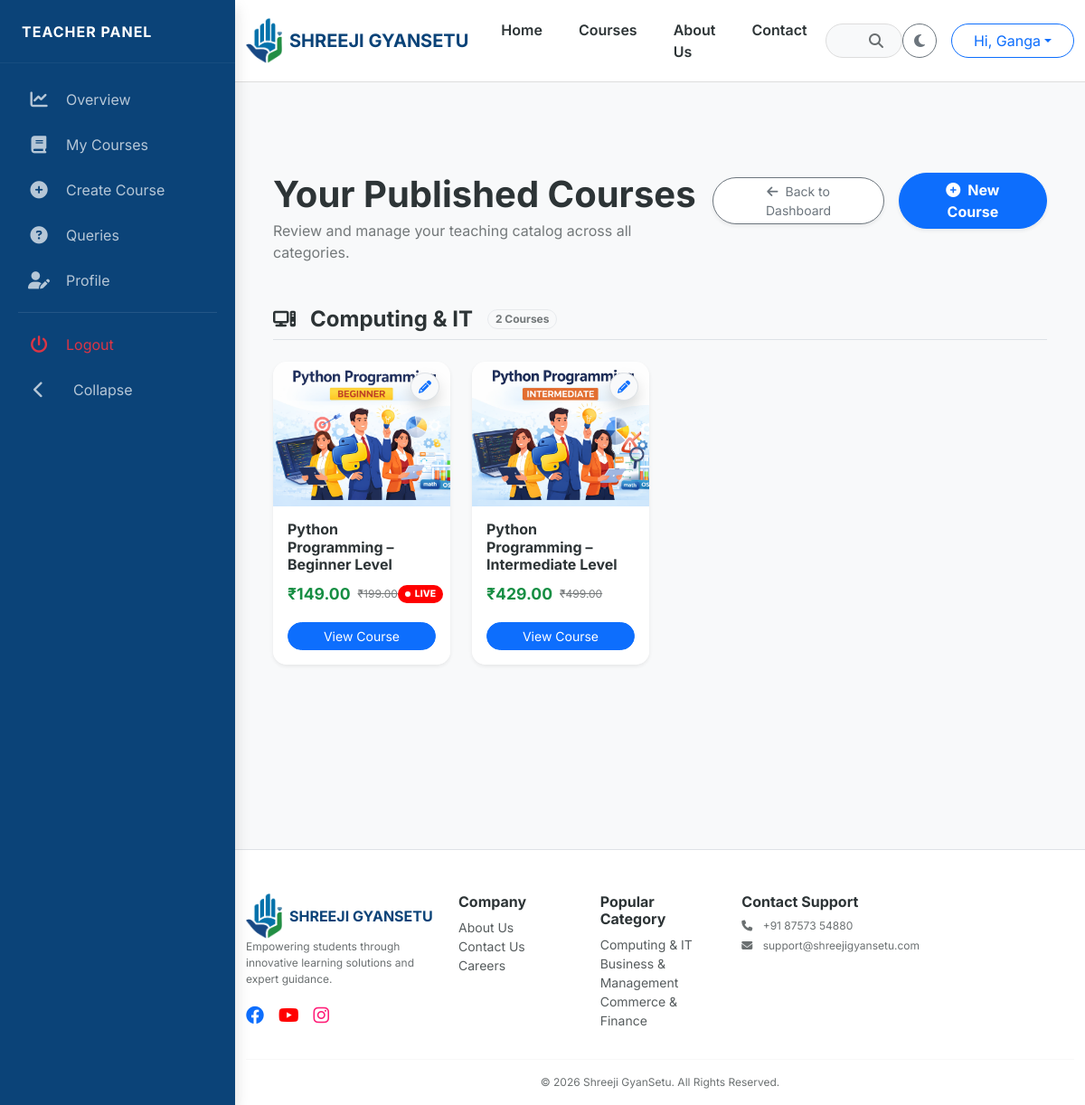
Screenshot of /dashboard/teacher/my-courses/ (signed in) with the database file from the repository.
### users/models.py (models this page shows, shortened)
class User(AbstractUser):
    class Role(models.TextChoices):
        ADMIN = "ADMIN", "Admin"
        TEACHER = "TEACHER", "Teacher"
        STUDENT = "STUDENT", "Student"
    role = models.CharField(max_length=10, choices=Role.choices, default=Role.STUDENT)
    phone_number = models.CharField(max_length=15, blank=True, null=True)
    profile_picture = models.ImageField(upload_to='profiles/', blank=True, null=True)

### courses/models.py (models this page shows, shortened)
class MasterCategory(models.Model):
    title = models.CharField(max_length=100)
    slug = models.SlugField(unique=True, blank=True)
    icon_class = models.CharField(max_length=50, default="fa-book")
    order = models.PositiveIntegerField(default=0)
    class Meta:
        verbose_name_plural = "1. Master Categories"
        ordering = ['order']

class Course(models.Model):
    LEVEL_CHOICES = [('Beginner', 'Beginner'), ('Intermediate', 'Intermediate'), ('Advanced', 'Advanced')]
    master_category = models.ForeignKey(MasterCategory, on_delete=models.CASCADE, related_name='courses')
    title = models.CharField(max_length=200)
    slug = models.SlugField(unique=True, blank=True)
    thumbnail = models.ImageField(upload_to='course_thumbnails/')
    description = models.TextField()
    is_active = models.BooleanField(default=True)
    price = models.DecimalField(max_digits=10, decimal_places=2)
    discount_price = models.DecimalField(max_digits=10, decimal_places=2, null=True, blank=True)
    level = models.CharField(max_length=20, choices=LEVEL_CHOICES, default='Beginner')
    is_live = models.BooleanField(default=False)
    enrollment_count = models.PositiveIntegerField(default=0)
    created_at = models.DateTimeField(auto_now_add=True)
    teacher = models.ForeignKey(
        settings.AUTH_USER_MODEL,
        on_delete=models.SET_NULL,
        null=True,
        blank=True,
        limit_choices_to=Q(profile__user_type= 'Teacher') | Q(profile__user_type= 'Admin'),
        related_name='taught_courses',
    )
    students = models.ManyToManyField(
        settings.AUTH_USER_MODEL,
        related_name='enrolled_courses',
        blank=True,
        limit_choices_to=Q(profile__user_type= 'Student')
    )
    @property
    def enrollment_count(self):
        """Returns the actual count from the ManyToMany relationship"""
        return self.students.count()
    class Meta:
        verbose_name_plural = "2. Courses"

### courses/views.py (the view)
# urls.py: path('dashboard/teacher/my-courses/', teacher_my_courses_view, name='teacher_my_courses'),
@login_required
def teacher_my_courses_view(request):
    if request.user.profile.user_type != 'Teacher':
        return HttpResponseForbidden("Access Denied")
    categories = MasterCategory.objects.filter(
        courses__teacher=request.user
    ).prefetch_related(
        Prefetch(
            'courses',
            queryset=Course.objects.filter(teacher=request.user)
        )
    ).distinct().order_by('order')
    return render(request, 'courses/teacher_course_detail_sb.html', {
        'categories': categories
    })

### courses/context_processors.py (called while the page is built)
def extras(request):
    return {
        'all_categories': MasterCategory.objects.all().order_by('order')[:4]
    }

def unread_notifications(request):
    if request.user.is_authenticated:
        count = Notification.objects.filter(user=request.user, is_read=False).count()
        return {'unread_count': count}
    return {'unread_count': 0}

### templates/courses/teacher_course_detail_sb.html (shortened to what this page needs)
{% extends 'base_sidebar.html' %}
{% block dashboard_content %}
  <div class="container-fluid">
    <div class="d-flex flex-column flex-md-row justify-content-between align-items-start mb-5 gap-3">
      <div class="text-start">
        <h1 class="fw-bold mb-1" style="color: var(--text-dark);">Your Published Courses</h1>
        <p class="text-muted mb-0">Review and manage your teaching catalog across all categories.</p>
      </div>
      <div class="d-flex gap-3 align-items-center">
        <a href="{% url 'teacher_dashboard' %}" class="btn btn-outline-secondary btn-sm rounded-pill px-4 shadow-sm bg-white btn-dash-nav"><i class="fas fa-arrow-left me-2"></i>Back to Dashboard</a>
        <a href="{% url 'upload_course' %}" class="btn btn-primary rounded-pill px-4 shadow-sm fw-bold"><i class="fas fa-plus-circle me-2"></i>New Course</a>
      </div>
    </div>
    {% for category in categories %}
      {% if category.courses.all %}
        <div class="category-group mb-5">
          <div class="d-flex align-items-center mb-4 pb-2 border-bottom">
            <div class="category-icon-circle me-3">
              <i class="fas {{ category.icon_class }} fa-lg"></i>
            </div>
            <h4 class="fw-bold mb-0" style="color: var(--text-dark);">{{ category.title }}</h4>
            <span class="badge bg-light text-muted border rounded-pill ms-3">{{ category.courses.count }} Courses</span>
          </div>
          <div class="row g-4">
            {% for course in category.courses.all %}
              <div class="col-sm-6 col-md-4 col-lg-3">
                <div class="position-relative h-100">
                  <div style="position: absolute; top: 12px; right: 12px; z-index: 10;">
                    <a href="{% url 'course_detail_edit' course.slug %}" class="btn btn-sm btn-light rounded-circle shadow border" title="Quick Edit Content"><i class="fas fa-pencil-alt text-primary"></i></a>
                  </div>
                  {% include 'includes/course_card.html' with course=course %}
                </div>
              </div>
            {% endfor %}
          </div>
        </div>
      {% endif %}
    {% endfor %}
  </div>
{% endblock %}

### templates/base.html (shortened to what this page needs)
<!DOCTYPE html>
<html lang="en" data-theme="light">
  <head>
    {% load static %}
    <link href="https://cdn.jsdelivr.net/npm/bootstrap@5.3.0/dist/css/bootstrap.min.css" rel="stylesheet" />
    <link rel="stylesheet" href="https://cdnjs.cloudflare.com/ajax/libs/font-awesome/6.4.0/css/all.min.css" />
    <link rel="stylesheet" href="{% static 'css/style.css' %}" />
  </head>
  <body>
    <nav class="navbar navbar-expand-lg sticky-top">
      <div class="container">
        <a class="navbar-brand d-flex align-items-center" href="/">
          <img src="{% static 'images/logo.png' %}" alt="Logo" height="50" class="me-2" />
          <span class="fw-bold">SHREEJI GYANSETU</span>
        </a>
        <div class="collapse navbar-collapse" id="mainNavbar">
          <ul class="navbar-nav mb-2 mb-lg-0 fw-semibold">
            <li class="nav-item">
              <a class="nav-link" href="/">Home</a>
            </li>
            <li class="nav-item">
              <a class="nav-link" href="{% url 'all_courses' %}">Courses</a>
            </li>
            <li class="nav-item">
              <a class="nav-link" href="{% url 'about_us' %}">About Us</a>
            </li>
            <li class="nav-item">
              <a class="nav-link" href="{% url 'contact_us' %}">Contact</a>
            </li>
          </ul>
          <form class="mx-auto d-none d-lg-flex position-relative" style="width: 25%;" action="{% url 'search' %}" method="GET">
            <input name="q" class="form-control rounded-pill ps-4 pe-5" type="search" placeholder="What do you want to learn?" value="{{ request.GET.q }}" style="background: var(--bg-light); color: var(--text-dark); border-color: var(--border-color);" />
            <button class="btn position-absolute end-0 top-50 translate-middle-y me-2" type="submit"><i class="fas fa-search"></i></button>
          </form>
          <div class="d-flex align-items-center gap-3">
            <button id="theme-toggle" class="btn btn-outline-secondary rounded-circle" onclick="toggleTheme()" title="Toggle Theme"><i class="fas fa-moon"></i></button>
            {% if user.is_authenticated %}
              <div class="dropdown">
                <button class="btn btn-outline-primary dropdown-toggle rounded-pill px-4" type="button" data-bs-toggle="dropdown">Hi, {{ user.first_name|default:user.username }}</button>
              </div>
            {% else %}
              <a href="{% url 'login' %}" class="btn btn-dark rounded-pill px-4">Login</a>
            {% endif %}
          </div>
        </div>
      </div>
    </nav>
    {% block content %}
    {% endblock %}
    <footer class="border-top pt-5 pb-3 mt-5" style="background-color: var(--card-bg);">
      <div class="container">
        <div class="row g-4">
          <div class="col-lg-3">
            <a class="navbar-brand d-flex align-items-center" href="/">
              <img src="{% static 'images/logo.png' %}" alt="Logo" height="50" class="me-2" />
              <span class="fw-bold">SHREEJI GYANSETU</span>
            </a>
            <p class="text-muted small">Empowering students through innovative learning solutions and expert guidance.</p>
            <div class="d-flex gap-3 fs-5 text-primary">
              <a href="https://www.facebook.com/shreejiFintech"><i class="fab fa-facebook"></i></a>
              <a href="https://www.youtube.com/@ShreejiFintech"><i class="fab fa-youtube" style="color: red"></i></a>
              <a href="https://www.instagram.com/shreejifintech/"><i class="fab fa-instagram" style="color: #ff1c77;"></i></a>
            </div>
          </div>
          <div class="col-6 col-md-3 col-lg-2">
            <h6 class="fw-bold">Company</h6>
            <ul class="list-unstyled small">
              <li>
                <a href="{% url 'about_us' %}" class="text-muted text-decoration-none">About Us</a>
              </li>
              <li>
                <a href="{% url 'contact_us' %}" class="text-muted text-decoration-none">Contact Us</a>
              </li>
              <li>
                <a href="#" class="text-muted text-decoration-none">Careers</a>
              </li>
            </ul>
          </div>
          <div class="col-6 col-md-3 col-lg-2">
            <h6 class="fw-bold">Popular Category</h6>
            <ul class="list-unstyled small">
              {% for cat in all_categories %}
                <li>
                  <a href="{% url 'category_detail' cat.slug %}" class="text-muted text-decoration-none">{{ cat.title }}</a>
                </li>
              {% endfor %}
            </ul>
          </div>
          <div class="col-lg-3">
            <h6 class="fw-bold">Contact Support</h6>
            <p class="small text-muted mb-1">
              <i class="fas fa-phone me-2"></i> +91 87573 54880
            </p>
            <p class="small text-muted">
              <i class="fas fa-envelope me-2"></i> support@shreejigyansetu.com
            </p>
          </div>
        </div>
        <hr />
        <div class="text-center text-muted small">&copy; 2026 Shreeji GyanSetu. All Rights Reserved.</div>
      </div>
    </footer>
  </body>
</html>

### templates/includes/course_card.html
<a href="{% url 'course_detail' course.slug %}" class="text-decoration-none text-dark">
  <div class="card course-card h-100 shadow-sm" style="background: var(--card-bg); border-radius: 15px;">
    <div class="position-relative">
      {% if course.thumbnail %}
        <img src="{{ course.thumbnail.url }}" class="card-img-top" style="border-top-left-radius: 15px; border-top-right-radius: 15px; height: 160px; object-fit: cover;" />
      {% endif %}
    </div>
    <div class="card-body p-3">
      <h6 class="fw-bold mb-2" style="color: var(--text-dark);">{{ course.title }}</h6>
      <div class="d-flex justify-content-between align-items-center mb-3" style="min-height: 30px;">
        <div class="d-flex align-items-center gap-2">
          {% if course.discount_price %}
            <p class="fw-bold mb-0" style="color: var(--primary-green); font-size: 1.1rem;">₹{{ course.discount_price }}</p>
            <span class="text-muted text-decoration-line-through small">₹{{ course.price }}</span>
          {% else %}
            <p class="fw-bold mb-0" style="color: var(--primary-green); font-size: 1.1rem;">₹{{ course.price }}</p>
          {% endif %}
        </div>
        {% if course.is_live %}
          <div class="live-wrapper">
            <span class="live-badge"><span class="live-dot"></span>LIVE</span>
          </div>
        {% endif %}
      </div>
      <button class="btn btn-primary btn-sm w-100 rounded-pill">View Course</button>
    </div>
  </div>
</a>

### static/css/style.css (style rules this page uses)
:root { --primary-blue: #0b4378; --primary-green: #168e43; --primary-cyan: #006da0; --primary-dblue: #0b4378; --bg-light: #f8f9fa; --text-dark: #2d3436; --card-bg: #ffffff; --border-color: #eee; --text-muted-adaptive: #6c757d; }
body { font-family: "Inter", sans-serif; background-color: var(--bg-light); color: var(--text-dark); transition: background 0.3s ease, color 0.3s ease; }
.navbar { background: var(--card-bg) !important; border-bottom: 1px solid var(--border-color); padding: 0.8rem 0; }
.navbar-brand span { color: var(--primary-blue) !important; }
.navbar-nav .nav-link { color: var(--text-dark); margin: 0 12px; font-weight: 600; position: relative; transition: 0.3s; }
.navbar-nav .nav-link::after { content: ""; position: absolute; width: 0; height: 2px; bottom: -2px; left: 0; background-color: var(--primary-green); transition: width 0.3s ease; }
.course-card { background: var(--card-bg); border: none; border-radius: 12px; transition: 0.3s; overflow: hidden; }
.live-wrapper { display: flex; align-items: center; justify-content: center; width: 60px; }
.card-body .live-badge { padding: 2px 8px; font-size: 0.65rem; }
.live-badge { background-color: #ff0000; color: #ffffff; padding: 4px 10px; border-radius: 50px; font-size: 0.7rem; font-weight: 800; display: flex; align-items: center; box-shadow: 0 0 0 0 rgba(255, 0, 0, 0.7); animation: pulse-red 2s infinite; z-index: 10; }
.live-dot { height: 6px; width: 6px; background-color: #ffffff; border-radius: 50%; display: inline-block; margin-right: 5px; }
[data-theme="light"] { --toggler-filter: invert(0); }
.navbar-nav .nav-link { padding-right: 0.5rem !important; padding-left: 0.5rem !important; }
.navbar input[type="search"] { color: var(--text-dark); }
.navbar input[type="search"]::placeholder { color: var(--text-dark); opacity: 0.6; transition: color 0.3s ease; }
.navbar .fa-search { color: var(--text-dark); opacity: 0.7; transition: color 0.3s ease; }
[data-theme="light"] { --border-color: #ddd; }
.text-muted { color: var(--text-dark) !important; opacity: 0.65; }
.text-muted.small { font-size: 0.75rem; }
.course-card .card-body { background: var(--card-bg); color: var(--text-dark); }
footer h6 { color: var(--text-dark) !important; }
footer a.text-decoration-none { color: var(--text-dark) !important; opacity: 0.8; }
.course-card .card-body h6 { color: var(--text-dark); }
.form-control::placeholder { color: #6c757d; opacity: 0.8; }
.form-control { background-color: var(--bg-light); color: var(--text-dark); border: 1px solid var(--border-color); }
footer { background-color: var(--card-bg); color: var(--text-dark); transition: background 0.3s ease, color 0.3s ease; }
footer h6 { color: var(--text-dark); }
footer .text-muted { color: var(--text-dark) !important; opacity: 0.7; }
footer a.text-muted { color: var(--text-dark) !important; opacity: 0.8; transition: 0.3s; }
footer hr { border-color: var(--border-color); opacity: 0.2; }
footer .navbar-brand span { color: var(--primary-blue) !important; }

### templates/base_sidebar.html (style rules this page uses)
:root { --sidebar-width: 260px; --sidebar-collapsed-width: 80px; }
html, body { height: 100%; background-color: var(--bg-light) !important; }
.main-content, .navbar, footer { margin-left: var(--sidebar-width); transition: all 0.3s ease; }
.btn-dash-nav { transition: transform 0.2s ease-in-out, box-shadow 0.2s ease-in-out, background-color 0.2s; }

### rows the page displays
User: first_name "Ganga"
MasterCategory: title "Computing & IT", courses.count "2"
Course: thumbnail (picture), title "Python Programming – Beginner Level", discount_price "149.00", price "199.00", is_live True (drawn)
Course: thumbnail (picture), title "Python Programming – Intermediate Level", discount_price "429.00", price "499.00"
MasterCategory: title "Business & Management"
MasterCategory: title "Commerce & Finance"
